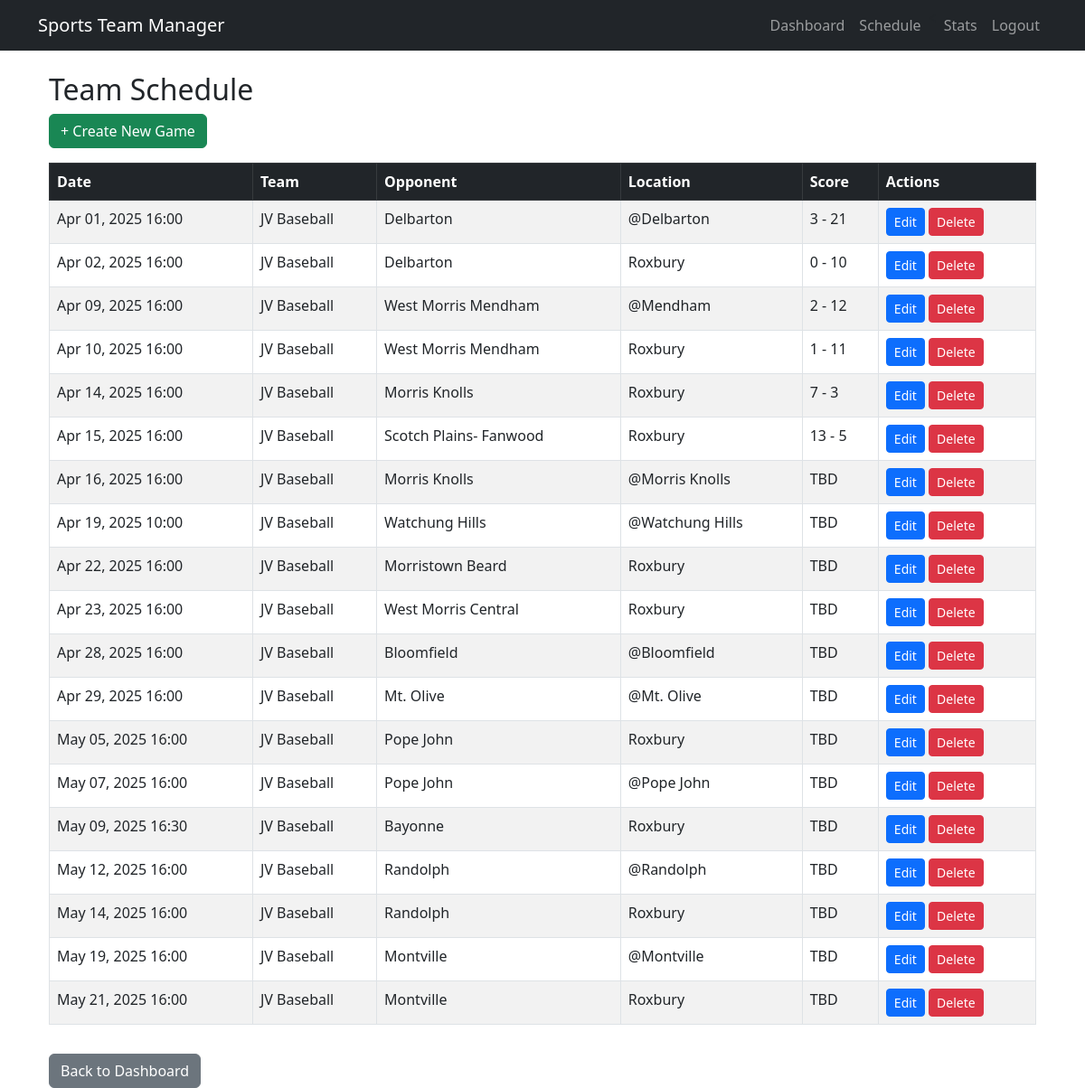
The app's page /schedule/ (signed in) with its own data.
### users/models.py (models this page shows, shortened)
class Game(models.Model):
    team = models.ForeignKey(Team, on_delete=models.CASCADE)
    opponent = models.CharField(max_length=100)
    date = models.DateTimeField()
    location = models.CharField(max_length=255)
    team_score = models.IntegerField(blank=True, null=True)
    opponent_score = models.IntegerField(blank=True, null=True)
    def __str__(self):
        return f"{self.team.name} vs {self.opponent} on {self.date.strftime('%Y-%m-%d')}"

class Team(models.Model):
    name = models.CharField(max_length=100)
    coach = models.ForeignKey(settings.AUTH_USER_MODEL, on_delete=models.CASCADE)
    sport = models.ForeignKey(Sport, on_delete=models.CASCADE)  # NEW

### users/views.py (the view)
# urls.py: path('schedule/', views.schedule_view, name='schedule'),
@login_required
def schedule_view(request):
    games = Game.objects.order_by('date')
    print(games)
    return render(request, 'users/schedule.html', {'games': games})

### users/templates/users/schedule.html
{% extends "base.html" %}
{% block content %}
<div class="container mt-4">
    <h2>Team Schedule</h2>
    <a class="btn btn-success mb-3" href="{% url 'create_game' %}">+ Create New Game</a>
    {% if games %}
        <table class="table table-striped table-bordered">
            <thead class="table-dark">
                <tr>
                    <th>Date</th>
                    <th>Team</th>
                    <th>Opponent</th>
                    <th>Location</th>
                    <th>Score</th>
                    <th>Actions</th>
                </tr>
            </thead>
            <tbody>
                {% for game in games %}
                <tr>
                    <td>{{ game.date|date:"M d, Y H:i" }}</td>
                    <td>{{ game.team.name }}</td>
                    <td>{{ game.opponent }}</td>
                    <td>{{ game.location }}</td>
                    <td>
                        {% if game.team_score is not None and game.opponent_score is not None %}
                            {{ game.team_score }} - {{ game.opponent_score }}
                        {% else %}
                            TBD
                        {% endif %}
                    </td>
                    <td>
                        <a href="{% url 'edit_game' game.id %}" class="btn btn-sm btn-primary">Edit</a>
                        <a href="{% url 'delete_game' game.id %}" class="btn btn-sm btn-danger">Delete</a>
                    </td>
                </tr>
                {% endfor %}
            </tbody>
        </table>
    {% else %}
        <p>No games scheduled yet.</p>
    {% endif %}
    <a href="{% url 'dashboard' %}" class="btn btn-secondary mt-3">Back to Dashboard</a>
</div>
{% endblock %}

### records on screen
Game: date "Apr 01, 2025 16:00", team.name "JV Baseball", opponent "Delbarton", location "@Delbarton", team_score "3", opponent_score "21"
Game: date "Apr 02, 2025 16:00", team.name "JV Baseball", opponent "Delbarton", location "Roxbury", team_score "0", opponent_score "10"
Game: date "Apr 09, 2025 16:00", team.name "JV Baseball", opponent "West Morris Mendham", location "@Mendham", team_score "2", opponent_score "12"
Game: date "Apr 10, 2025 16:00", team.name "JV Baseball", opponent "West Morris Mendham", location "Roxbury", team_score "1", opponent_score "11"
Game: date "Apr 14, 2025 16:00", team.name "JV Baseball", opponent "Morris Knolls", location "Roxbury", team_score "7", opponent_score "3"
Game: date "Apr 15, 2025 16:00", team.name "JV Baseball", opponent "Scotch Plains- Fanwood", location "Roxbury", team_score "13", opponent_score "5"
Game: date "Apr 16, 2025 16:00", team.name "JV Baseball", opponent "Morris Knolls", location "@Morris Knolls", shows "TBD"
Game: date "Apr 19, 2025 10:00", team.name "JV Baseball", opponent "Watchung Hills", location "@Watchung Hills", shows "TBD"
Game: date "Apr 22, 2025 16:00", team.name "JV Baseball", opponent "Morristown Beard", location "Roxbury", shows "TBD"
Game: date "Apr 23, 2025 16:00", team.name "JV Baseball", opponent "West Morris Central", location "Roxbury", shows "TBD"
Game: date "Apr 28, 2025 16:00", team.name "JV Baseball", opponent "Bloomfield", location "@Bloomfield", shows "TBD"
Game: date "Apr 29, 2025 16:00", team.name "JV Baseball", opponent "Mt. Olive", location "@Mt. Olive", shows "TBD"
Game: date "May 05, 2025 16:00", team.name "JV Baseball", opponent "Pope John", location "Roxbury", shows "TBD"
Game: date "May 07, 2025 16:00", team.name "JV Baseball", opponent "Pope John", location "@Pope John", shows "TBD"
Game: date "May 09, 2025 16:30", team.name "JV Baseball", opponent "Bayonne", location "Roxbury", shows "TBD"
Game: date "May 12, 2025 16:00", team.name "JV Baseball", opponent "Randolph", location "@Randolph", shows "TBD"
Game: date "May 14, 2025 16:00", team.name "JV Baseball", opponent "Randolph", location "Roxbury", shows "TBD"
Game: date "May 19, 2025 16:00", team.name "JV Baseball", opponent "Montville", location "@Montville", shows "TBD"
Game: date "May 21, 2025 16:00", team.name "JV Baseball", opponent "Montville", location "Roxbury", shows "TBD"
